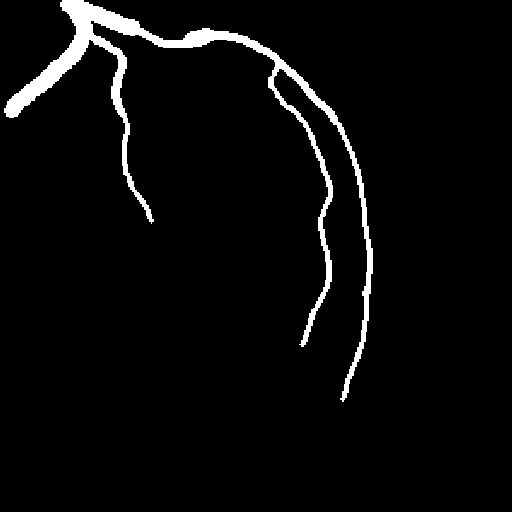
#> input picture data/masks/1.png, 512 x 512 px
$ python temp_test.py
#> lines starting #> are read from the running program, lines starting #| are printed output that depends on the picture; after the words box and inside, x2 and y2 are one past the last pixel; in counts of white or black regions, pixels touching at a corner belong together
#> `mask = cv2.imread( str(MASK_PATH), cv2.IMREAD_GRAYSCALE, )`: mask: shape (512, 512); 3.8% white; 1 white region, box (x1, y1, x2, y2) and area: (4, 0, 373, 402) 9998
### backend/src/stenosis_pipeline/skeletonization.py
import numpy as np
from skimage.morphology import skeletonize


def perform_skeletonization(mask):
    """
    Skeletonization of the given mask

    Parameters
    ----------
    mask : np.ndarray
        Vessel mask

    Returns
    -------
    skeleton_img : np.ndarray
        Skeleton image
    """
    #binarizing mask if it wasn't already done
    binary_mask = (mask > 0).astype(np.uint8)

    #main skeletonization
    skeleton = skeletonize(binary_mask)
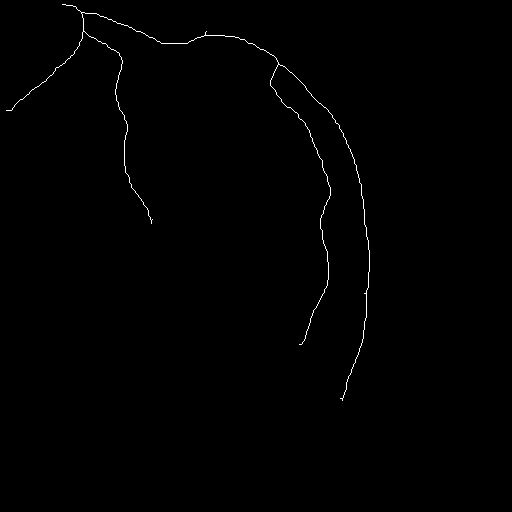
#> skeleton: shape (512, 512) bool; 0.45% white in thin lines or dots, all inside (x1, y1, x2, y2) = (6, 4, 370, 401)

    #givin higher val for readability
    skeleton_img = (skeleton * 255).astype(np.uint8)

    return skeleton_img

### backend/src/stenosis_pipeline/postprocessing.py
import numpy as np
import cv2


#***************************************************************
# MAIN PIPELINE:

#***************************************************************

#Lookin' for neighbours here
def get_neighbours(x:int, y:int, skeleton:np.ndarray):
    """
    Finding all neighbours of given point

    Parameters
    ----------
    x : int
        x position of the point
    y : int
        y position of the point
    skeleton : np.ndarray
        Vessel skeleton

    Returns
    -------
    neighbours : list
        List of all neighbouring points
    """
    neighbours = []

    h, w = skeleton.shape

    for dx in [-1, 0, 1]:
        for dy in [-1, 0, 1]:
            if dx == 0 and dy == 0:
                continue

            nx = x + dx
            ny = y + dy

            # correct boundary check
            if nx < 0 or ny < 0 or nx >= w or ny >= h:
                continue

            if skeleton[ny, nx]:
                neighbours.append((nx, ny))

    return neighbours

#Detectin' nodes, so points that are at the end or are bifurcations(when one vessels magicaly changes to two)
def detecting_nodes(skeleton:np.ndarray):
    """
    Detect all points that are either endpoints or bifurcation points

    Parameters
    ----------
    skeleton : np.ndarray
        Vessel skeleton

    Returns
    -------
    nodes : set
        A set of all nodal points
    """
    nodes = set()

    h, w = skeleton.shape

    for y in range(h):
        for x in range(w):
            if skeleton[y, x] == 0:
                continue

            neighbours = get_neighbours(x, y, skeleton)

            if len(neighbours) != 2:
                nodes.add((x,y))

    return nodes

# Edges, so actually it is just the vessels between the nodes, so we can separate them
def edges(start, next, skeleton, nodes):
    path = [start, next]

    prev = start
    current = next

    while True:
        neighbours = get_neighbours(*current, skeleton)

        #remove the previous pixel
        neighbours = [p for p in neighbours if p != prev]

        if len(neighbours) == 0:
            break

        next_pix = neighbours[0]

        #Stop the loop if the next pixel is the node
        if next_pix in nodes:
            path.append(next_pix)
            break

        path.append(next_pix)
        prev, current = current, next_pix
    return path


#remove bifurcations in next thingy
def remove_bifurcation_points(path, skeleton):
    clean_path = []

    for (x, y) in path:
        neighbours = get_neighbours(x, y, skeleton)

        # keep only "normal vessel points"
        if len(neighbours) == 2:
            clean_path.append((x, y))

    return clean_path


#Building paths, so now we have a fully connected thingy
def get_paths(skeleton):
    nodes = detecting_nodes(skeleton)
    visited = set()
    paths = []

    for node in nodes:
        neighbours = get_neighbours(*node, skeleton)

        for neighbour in neighbours:
            if(node, neighbour) in visited:
                continue

            path = edges(node, neighbour, skeleton, nodes)

            path = remove_bifurcation_points(path, skeleton)

            if len(path) > 5:
                paths.append(path)

            #Mark visited so the path doesnt go back or repeat itself
            for i in range(len(path) - 1):
                a, b = path[i], path[i+1]
                visited.add((a, b))
                visited.add((b, a))
    return paths

#***************************************************************
# EDITING OR REMOVING BRANCHES:
#
#***************************************************************

def prune_short_branches(skeleton, min_length=10):
#> called with min_length = 10
    skeleton = skeleton.copy()

    h, w = skeleton.shape
#> h = 512; w = 512

    for y in range(h):
        for x in range(w):
            if skeleton[y, x] == 0:
                continue

            neighbours = get_neighbours(x, y, skeleton)

            # start from endpoints only
            if len(neighbours) == 1:
                path = [(x, y)]
                current = (x, y)
                prev = None

                while True:
                    neigh = get_neighbours(*current, skeleton)
                    neigh = [n for n in neigh if n != prev]

                    if len(neigh) != 1:
                        break

                    next_pix = neigh[0]
                    path.append(next_pix)

                    prev, current = current, next_pix

                # if short → remove
                if len(path) < min_length:
                    for px, py in path:
                        skeleton[py, px] = 0

    return skeleton

# [26 lines left out: function keep_main_vessels, not called in this run]

#***************************************************************
# COMBINED PIPELINE
#***************************************************************

def perform_skeleton_postprocessing(skeleton):

    prunned_skeleton = prune_short_branches(skeleton, 10)
    # If masks are made correctly than leave it commented
    #skeleton = keep_main_vessels(skeleton, cv2.imread(filepath.replace("skeletons", "masks").replace("skeleton", "mask"), cv2.IMREAD_GRAYSCALE), min_ratio=0.5)

    paths = get_paths(prunned_skeleton)
#> the loop in get_paths, `for node in nodes:` made 14 passes
#> node on passes 1 to 12: (62, 4), (279, 64), (150, 219), (6, 110), (81, 13), (299, 344), (82, 12), (278, 64), (83, 31), (84, 31), (278, 63), (81, 12)

    return paths

### backend/src/stenosis_pipeline/pipeline.py
import cv2
import matplotlib.pyplot as plt
import numpy as np
from pathlib import Path
from .visualization import plot_stenosis, plot_overlay, visualize_paths
from .skeletonization import perform_skeletonization
from .postprocessing import perform_skeleton_postprocessing
from .detection import detect_all_stenosis
from .save import save_annotations


#***************************************************************
# MAIN PIPELINE:
# 1. Skeletonization - creating skeletons of each mask
# 2. Paths - creating fragments of the vessels between bifurcations or crossings
# 3. Distances - calculating distance transform for all the pixels of the mask
# 4. Detections - final detections of stenosis ready for plotting
#***************************************************************

def find_stenosis(mask:np.ndarray):
    """
    Finding and marking stenosis regions and giving some utilities helpful for debugging

    Parameters
    ----------
    mask : np.ndarray
        Vessel mask

    Returns
    -------
    detections:list[dict]
        List of detections
    """
    skeleton = perform_skeletonization(mask)
    paths = perform_skeleton_postprocessing(skeleton)
    distances = cv2.distanceTransform((mask > 0).astype(np.uint8), cv2.DIST_L2, 5)
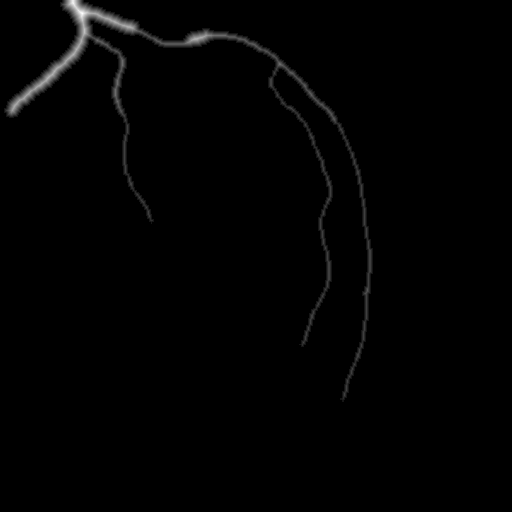
#> distances: shape (512, 512) float32; min 0, max 12, mean 0.11; drawn with min black and max white
    detections = detect_all_stenosis(paths, distances, mask)

    return detections


#***************************************************************
# Main entry of the program

# The function accepts following arguments:
# 1. mask - mask of the given vessel
# 2. image (optional) - original image for better visualization

# The function returns things You can use for visualization:
# 1. Image with stenosis
# 2. Detections - places where stenosis was detected
# 3. Paths - fragments of the vessels between the bifurcations

#***************************************************************
# [41 lines left out: function main, not called in this run]


# [2 lines that do not run on import are left out]

### backend/src/stenosis_pipeline/detection.py
import cv2
import numpy as np

#***************************************************************
# Candidate detections
#***************************************************************

def detect_stenosis_global(path, dist, smooth=15, drop_thresh=0.35):
    values = np.array([dist[y, x] for (x, y) in path])

    if len(values) < 30:
        return [], values, None

    values_smooth = np.convolve(values, np.ones(smooth)/smooth, mode='same')

    max_val = np.max(values_smooth)
    if max_val < 1e-6:
        return [], values, None

    drop = (max_val - values_smooth) / max_val

    idx = np.where(drop > drop_thresh)[0]
    idx = [i for i in idx if 20 < i < len(values) - 20]

    return idx, values_smooth, drop


def detect_stenosis_local_simple(path, dist, window=15, drop_thresh=0.3):
    values = np.array([dist[y, x] for (x, y) in path])

    if len(values) < window * 2:
        return [], values, None

    values = np.convolve(values, np.ones(5)/5, mode='same')

    idxs = []

    for i in range(window, len(values) - window):
        local = values[i-window:i+window]
        center = values[i]

        ref = max(
            np.median(local[:window]),
            np.median(local[window:])
        )

        drop = (ref - center) / (ref + 1e-6)

        if drop > drop_thresh:
            idxs.append(i)

    return idxs, values, None


#***************************************************************
# FP cleanup
#***************************************************************

def contrast_filter(idx, values, window=10, min_drop=0.25):
    left = values[max(0, idx-window):idx]
    right = values[idx:min(len(values), idx+window)]

    if len(left) < 3 or len(right) < 3:
        return False

    ref = max(np.median(left), np.median(right))
    val = values[idx]

    drop = (ref - val) / (ref + 1e-6)

    return drop > min_drop


def not_tapering(idx, values, window=15):
    left = values[max(0, idx-window):idx]
    right = values[idx:min(len(values), idx+window)]

    if len(left) < 5 or len(right) < 5:
        return False

    return not (np.mean(right) < np.mean(left) * 0.85)


def refine_to_minimum(idx, values, window=10):
    left = max(0, idx - window)
    right = min(len(values), idx + window)

    local = values[left:right]

    if len(local) == 0:
        return idx

    return left + np.argmin(local)


def compute_stenosis_severity(idx, values, window=30):
    val = values[idx]

    left = values[max(0, idx-window):idx]
    right = values[idx:min(len(values), idx+window)]

    if len(left) < 5 or len(right) < 5:
        return 0.0

    ref = max(np.max(left), np.max(right))

    if ref < 1e-6:
        return 0.0

    return (ref - val) / ref


def is_wide_valley(idx, values, width=5):
    left = max(0, idx - width)
    right = min(len(values), idx + width)

    segment = values[left:right]

    return np.mean(segment) < values[idx] * 1.2


def split_path(path, segment_length=90, overlap=30):
    segments = []
    step = segment_length - overlap

    for i in range(0, len(path), step):
        seg = path[i:i+segment_length]

        if len(seg) > 20:
            segments.append((seg, i))

    return segments


def detect_stenosis_combined(path, dist):
    g_idx, _, g_score = detect_stenosis_global(path, dist)
    l_idx, _, _ = detect_stenosis_local_simple(path, dist)

    g_set = set(g_idx)
    l_set = set(l_idx)

    candidates = sorted(list(g_set.union(l_set)))

    values = np.array([dist[y, x] for (x, y) in path])

    def get_score(idx):
        score = 0

        if idx in g_set and g_score is not None and idx < len(g_score):
            score += g_score[idx]

        if idx in l_set:
            score += 0.3

        if idx in g_set and idx in l_set:
            score += 0.5

        return score

    candidates = sorted(candidates, key=get_score, reverse=True)

    selected = []

    for idx in candidates:
        if idx >= len(values):
            continue

        if not not_tapering(idx, values):
            continue

        if not contrast_filter(idx, values):
            continue

        refined_idx = refine_to_minimum(idx, values)
        severity = compute_stenosis_severity(refined_idx, values)

        if not is_wide_valley(refined_idx, values):
            continue

        if severity < 0.35:
            continue

        if any(abs(refined_idx - s[0]) < 20 for s in selected):
            continue

        selected.append((refined_idx, severity, idx))

        if len(selected) >= 2:
            break

    return selected, g_set, l_set


#***************************************************************
# Region reconstruction
#***************************************************************

def extract_full_stenosis_region(idx, values, recovery_ratio=0.80, local_window=30, max_expand=40):
    """
    Better stenosis region extraction.

    Instead of extracting only the narrowest point,
    this expands until vessel width recovers to
    ~90% of nearby healthy vessel width.

    Result:
    healthy → narrowing → stenosis → recovery
    """

    if idx >= len(values):
        return idx, idx

    # local healthy reference
    left_zone = values[max(0, idx - local_window):idx]
    right_zone = values[idx:min(len(values), idx + local_window)]

    if len(left_zone) < 3 or len(right_zone) < 3:
        return max(0, idx - 10), min(len(values) - 1, idx + 10)

    left_ref = np.max(left_zone)
    right_ref = np.max(right_zone)

    target_left = left_ref * recovery_ratio
    target_right = right_ref * recovery_ratio

    left = idx
    right = idx

    # expand left until healthy enough
    for i in range(idx, max(idx - max_expand, 0), -1):
        left = i
        if values[i] >= target_left:
            break

    # expand right until healthy enough
    for i in range(idx, min(idx + max_expand, len(values))):
        right = i
        if values[i] >= target_right:
            break

    # safety minimum size
    if right - left < 8:
        left = max(0, idx - 8)
        right = min(len(values) - 1, idx + 8)

    return left, right


def build_exact_stenosis_mask(region_pts, mask):
    """
    Build region that aligns to vessel walls.

    Better than fixed tiny dilation.
    Expands inside vessel mask only.
    """

    region_mask = np.zeros_like(mask, dtype=np.uint8)

    for (x, y) in region_pts:
        region_mask[y, x] = 255

    kernel = np.ones((3, 3), np.uint8)

    # stronger adaptive expansion
    for _ in range(12):
        dilated = cv2.dilate(region_mask, kernel, iterations=1)

        # constrain strictly to vessel mask
        dilated = cv2.bitwise_and(dilated, mask)

        # stop if stable
        if np.array_equal(dilated, region_mask):
            break

        region_mask = dilated

    return region_mask


def get_main_contour(region_mask):
    contours, _ = cv2.findContours(region_mask,cv2.RETR_EXTERNAL,cv2.CHAIN_APPROX_SIMPLE)

    if len(contours) == 0:
        return None

    return max(contours, key=cv2.contourArea)


#***************************************************************
# Main logic
#***************************************************************

def contours_close_or_overlap(c1, c2, distance_threshold=20):
    """
    Merge stenoses if contours:
    - overlap
    - touch
    - are spatially very close
    """

    x1, y1, w1, h1 = cv2.boundingRect(c1)
    x2, y2, w2, h2 = cv2.boundingRect(c2)

    # overlap check
    left = max(x1, x2)
    right = min(x1 + w1, x2 + w2)

    top = max(y1, y2)
    bottom = min(y1 + h1, y2 + h2)

    if right >= left and bottom >= top:
        return True

    # distance between rectangles
    dx = max(0, max(x1 - (x2 + w2), x2 - (x1 + w1)))
    dy = max(0, max(y1 - (y2 + h2), y2 - (y1 + h1)))

    dist = np.sqrt(dx * dx + dy * dy)

    return dist <= distance_threshold


def merge_contours(c1, c2, vessel_mask):
    merged_mask = np.zeros_like(vessel_mask, dtype=np.uint8)

    cv2.drawContours(merged_mask, [c1], -1, 255, thickness=-1)
    cv2.drawContours(merged_mask, [c2], -1, 255, thickness=-1)

    merged_mask = cv2.bitwise_and(merged_mask, vessel_mask)

    kernel = np.ones((3, 3), np.uint8)
    merged_mask = cv2.dilate(merged_mask, kernel, iterations=1)
    merged_mask = cv2.bitwise_and(merged_mask, vessel_mask)

    contours, _ = cv2.findContours(merged_mask, cv2.RETR_EXTERNAL, cv2.CHAIN_APPROX_SIMPLE)

    if len(contours) == 0:
        return c1

    return max(contours, key=cv2.contourArea)


def detect_all_stenosis(paths, dist, mask):
    all_detections = []

    for path in paths:
        if len(path) > 120:
            segments = split_path(path, overlap = 40)
        else:
            segments = [(path, 0)]

        # compute once per path
        values = np.array([
            dist[y, x] for (x, y) in path
        ])

        for seg, offset in segments:
            # detection logic unchanged
            selected, g_set, l_set = detect_stenosis_combined(seg, dist)

            for refined_idx, severity, original_idx in selected:
                global_idx = refined_idx + offset
                original_global_idx = original_idx + offset

                if global_idx >= len(path):
                    continue

                ####################################################
                # NEW BETTER REGION EXTRACTION
                ####################################################

                left, right = extract_full_stenosis_region(global_idx, values, recovery_ratio=0.80,local_window=30, max_expand=20)

                region_pts = path[left:right + 1]

                ####################################################
                # BETTER VESSEL-ALIGNED CONTOUR
                ####################################################

                region_mask = build_exact_stenosis_mask(region_pts, mask)
                contour = get_main_contour(region_mask)

                if contour is None:
                    continue

                all_detections.append({
                    "path": path,
                    "idx": global_idx,
                    "orig_idx": original_global_idx,
                    "severity": severity,
                    "contour": contour,
                    "left": left,
                    "right": right,
                    "g_set": g_set,
                    "l_set": l_set
                })
#> this loop made 24 passes
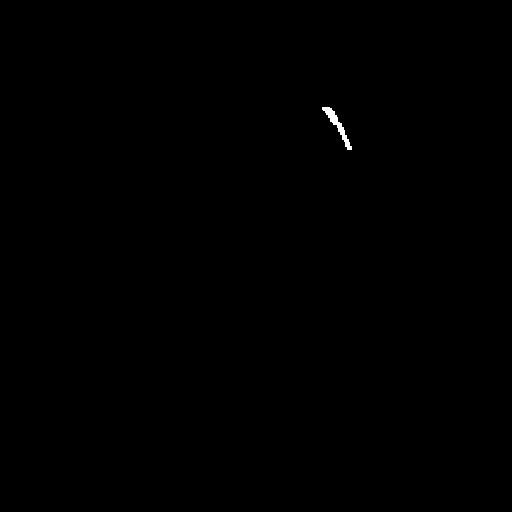
#> region_mask: shape (512, 512); 0.11% white; 1 white region, box (x1, y1, x2, y2) and area: (322, 107, 352, 150) 299

    ############################################################
    # FINAL MERGING
    #
    # merge nearby lesions into one larger lesion
    ############################################################

    final = []

    all_detections = sorted(all_detections, key=lambda x: x["severity"], reverse=True)
    #return all_detections
    for det in all_detections:
        merged = False

        for existing in final:
            if contours_close_or_overlap(det["contour"], existing["contour"], distance_threshold=20):
                # merge contours instead of deleting
                existing["contour"] = merge_contours(existing["contour"], det["contour"], mask)
                existing["left"] = min(existing["left"], det["left"])
                existing["right"] = max(existing["right"], det["right"])
                existing["severity"] = max(existing["severity"],det["severity"])

                merged = True
                break

        if not merged:
            final.append(det)
#> this loop made 6 passes
#> pass 2, in merge_contours, `merged_mask = cv2.bitwise_and(merged_mask, vessel_mask)`:
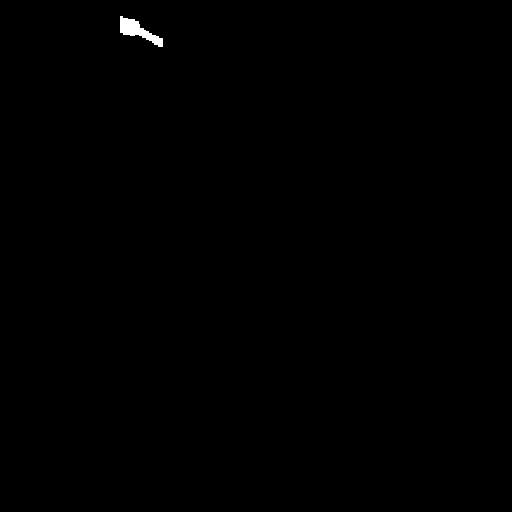
#> merged_mask: shape (512, 512); 0.2% white; 1 white region, box (x1, y1, x2, y2) and area: (120, 16, 163, 47) 525

    return final

### backend/temp_test.py
import cv2
from pathlib import Path

from stenosis_pipeline.pipeline import find_stenosis

MASK_PATH = Path(__file__).resolve().parent.parent / "data" / "masks" / "1.png"

mask = cv2.imread(
    str(MASK_PATH),
    cv2.IMREAD_GRAYSCALE,
)

if mask is None:
    raise FileNotFoundError(f"Could not load mask: {MASK_PATH}")

detections = find_stenosis(mask)

print(f"Number of detections: {len(detections)}")
#| Number of detections: 3
print(detections[0].keys() if detections else "No detections")
#| dict_keys(['path', 'idx', 'orig_idx', 'severity', 'contour', 'left', 'right', 'g_set', 'l_set'])
